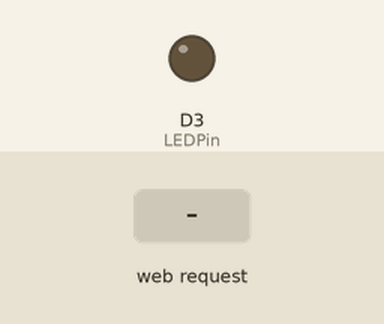
Recording of a sketch running on a simulated ESP8266 (NodeMCU). Shown: output pins drawn as LEDs (lit = HIGH). The inputs (shaded band) are chosen by the test bench. WiFi joins after 1.5 s; servers stay silent unless stated; what the sketch prints to the serial monitor is not drawn.

Above: at 3.7 s.
3.8 s: HTTP request GET /TurnOnLED received
At 4.2 s:
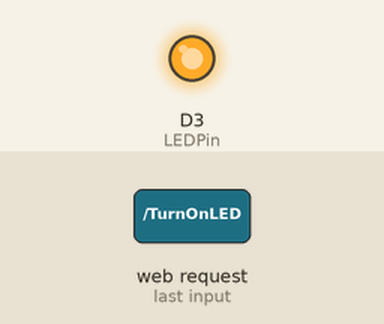
5.3 s: HTTP request GET /TurnOffLED received
At 6.5 s:
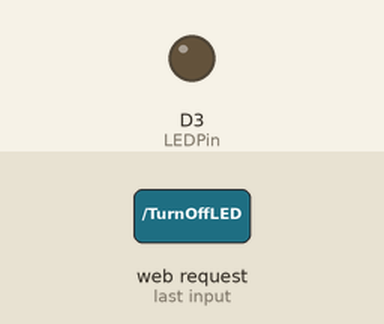
Timing chart, 0 to 8.3 s (numbered marks = the images above; inputs shaded):
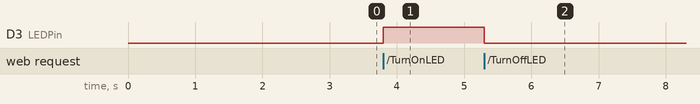

Measured:
- after the input at 3.8 s, D3 (LEDPin): LOW → HIGH at once
- after the input at 5.3 s, D3 (LEDPin): HIGH → LOW at once

The sketch:

HTML_ESP.ino
```cpp
const char* password = "****"; //replace password value with your wifi password


#include <ESP8266WiFi.h>
#include <ESP8266WebServer.h>

// Replace with your network credentials
const char* ssid = "Amir"; //replace ssid value with your own wifi hotspot name


ESP8266WebServer server(80);   //instantiate server at port 80 (http port)

String page = "";
int LEDPin = D3;
int ldr = A0;
int brightness = 0;
void setup(void){
  //the HTML of the web page

  //make the LED pin output and initially turned off
  pinMode(LEDPin, OUTPUT);
  pinMode(ldr, INPUT);
  digitalWrite(LEDPin, LOW);

  delay(1000);
  Serial.begin(115200);
  WiFi.begin(ssid, password); //begin WiFi connection
  Serial.println("");

  // Wait for connection
  while (WiFi.status() != WL_CONNECTED) {
    delay(500);
    Serial.print(".");
  }
  Serial.println("");
  Serial.print("Connected to ");
  Serial.println(ssid);
  Serial.print("IP address: ");
  Serial.println(WiFi.localIP());


  server.on("/", [](){
    page = "<h1>HW2 Q3</h1>";
  page +="<p><a href=\"TurnOnLED\"><button>Turn on LED</button></a>&nbsp;<a href=\"TurnOffLED\"><button>Turn off LED</button></a>&nbsp;<a href=\"CheckLDR\"><button>Check LDR</button></a></p>";
    server.send(200, "text/html", page);
  });
  server.on("/TurnOnLED", [](){
    page = "<h1>HW2 Q3</h1><p><strong>LED is ON</strong></p>";
  page +="<p><a href=\"TurnOnLED\"><button>Turn on LED</button></a>&nbsp;<a href=\"TurnOffLED\"><button>Turn off LED</button></a>&nbsp;<a href=\"CheckLDR\"><button>Check LDR</button></a></p>";
    server.send(200, "text/html", page);
    digitalWrite(LEDPin, HIGH);
    delay(1000);
  });
  server.on("/TurnOffLED", [](){
      page = "<h1>HW2 Q3</h1><p><strong>LED is OFF</strong></p>";
  page +="<p><a href=\"TurnOnLED\"><button>Turn on LED</button></a>&nbsp;<a href=\"TurnOffLED\"><button>Turn off LED</button></a>&nbsp;<a href=\"CheckLDR\"><button>Check LDR</button></a></p>";
    server.send(200, "text/html", page);
    digitalWrite(LEDPin, LOW);
    delay(1000);
  });

  server.on("/CheckLDR", [](){
    brightness = analogRead(ldr);
      page = "<h1>HW2 Q3</h1><p><strong>"+String(brightness) +"</strong></p>";
  page +="<p><a href=\"TurnOnLED\"><button>Turn on LED</button></a>&nbsp;<a href=\"TurnOffLED\"><button>Turn off LED</button></a>&nbsp;<a href=\"CheckLDR\"><button>Check LDR</button></a></p>";
    server.send(200, "text/html", page);
    delay(1000);
  });


  server.begin();
  Serial.println("Web server started!");
}

void loop(void){
  server.handleClient();
}
```
